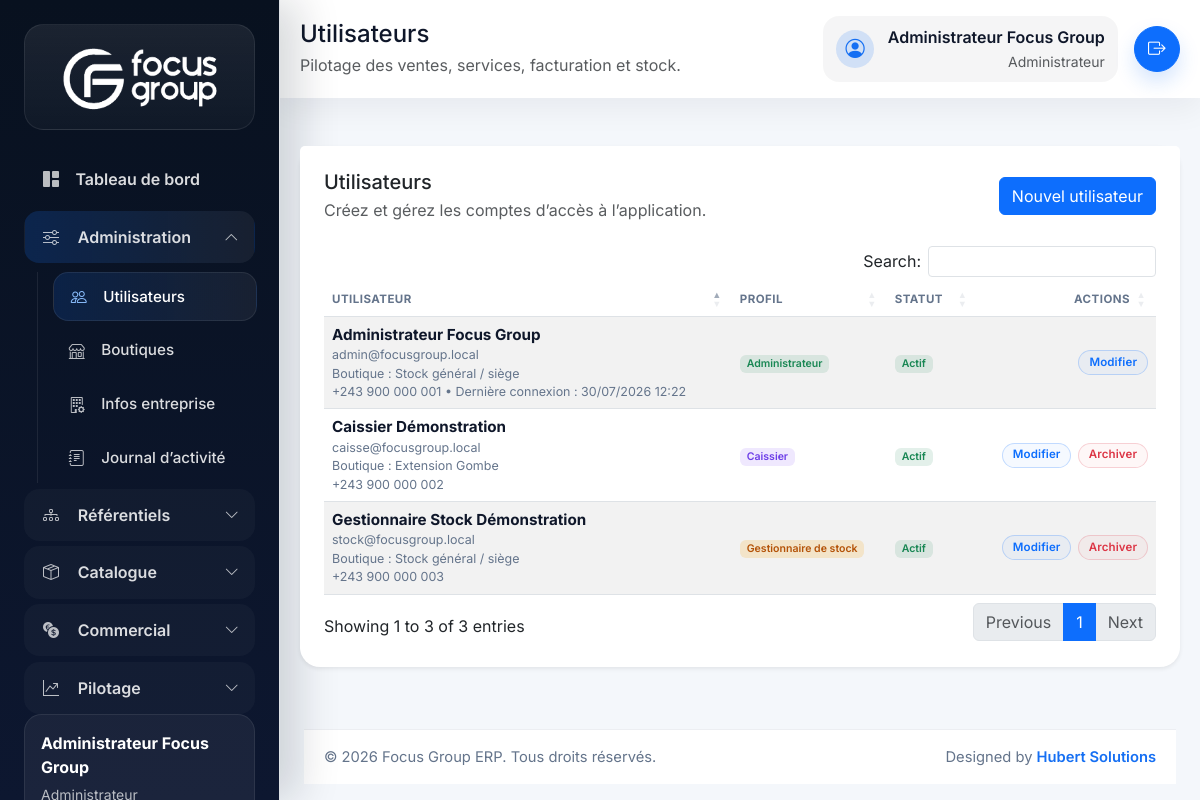
Screenshot of /index.php/users (signed in) with the database file from the repository.
### tables this page shows
CREATE TABLE users (
    id BIGINT UNSIGNED AUTO_INCREMENT PRIMARY KEY,
    role_id BIGINT UNSIGNED NOT NULL,
    shop_id BIGINT UNSIGNED NULL,
    full_name VARCHAR(150) NOT NULL,
    email VARCHAR(150) NOT NULL UNIQUE,
    phone VARCHAR(30) NULL,
    password VARCHAR(255) NOT NULL,
    avatar VARCHAR(255) NULL,
    is_active TINYINT(1) NOT NULL DEFAULT 1,
    last_login_at DATETIME NULL,
    deleted_at DATETIME NULL,
    created_at DATETIME NOT NULL DEFAULT CURRENT_TIMESTAMP,
    updated_at DATETIME NOT NULL DEFAULT CURRENT_TIMESTAMP ON UPDATE CURRENT_TIMESTAMP,
    CONSTRAINT fk_users_role FOREIGN KEY (role_id) REFERENCES roles(id),
    CONSTRAINT fk_users_shop FOREIGN KEY (shop_id) REFERENCES shops(id)
);

CREATE TABLE roles (
    id BIGINT UNSIGNED AUTO_INCREMENT PRIMARY KEY,
    code VARCHAR(50) NOT NULL UNIQUE,
    name VARCHAR(100) NOT NULL,
    description VARCHAR(255) NULL,
    created_at DATETIME NOT NULL DEFAULT CURRENT_TIMESTAMP
);

CREATE TABLE shops (
    id BIGINT UNSIGNED AUTO_INCREMENT PRIMARY KEY,
    code VARCHAR(30) NOT NULL UNIQUE,
    name VARCHAR(150) NOT NULL,
    manager_name VARCHAR(150) NULL,
    phone VARCHAR(50) NULL,
    address TEXT NULL,
    city VARCHAR(100) NULL,
    is_active TINYINT(1) NOT NULL DEFAULT 1,
    deleted_at DATETIME NULL,
    created_at DATETIME NOT NULL DEFAULT CURRENT_TIMESTAMP,
    updated_at DATETIME NOT NULL DEFAULT CURRENT_TIMESTAMP ON UPDATE CURRENT_TIMESTAMP
);

### app/Views/users/index.php (the view, shortened to what the rows shown need)
<div class="card border-0 shadow-sm">
    <div class="card-body px-4 pb-4">
        <div class="table-responsive">
            <table class="table table-striped align-middle js-datatable">
                <thead>
                    <tr>
                        <th>Utilisateur</th>
                        <th>Profil</th>
                        <th>Statut</th>
                        <th class="text-end">Actions</th>
                    </tr>
                </thead>
                <tbody>
                    <?php foreach ($users as $user): ?>
                        <tr>
                            <td>
                                <div class="table-cell-stack">
                                    <div class="table-cell-main"><?= e($user['full_name']); ?></div>
                                    <div class="table-cell-meta"><?= e($user['email']); ?></div>
                                    <div class="table-cell-meta">Boutique : <?= e($user['shop_name'] ?: 'Stock général / siège'); ?></div>
                                    <div class="table-cell-meta"><?= e($user['phone'] ?: 'Sans téléphone'); ?><?= $user['last_login_at'] ? ' • Dernière connexion : ' . e(date('d/m/Y H:i', strtotime((string) $user['last_login_at']))) : ''; ?></div>
                                </div>
                            </td>
                            <td><span class="badge <?= e(module_badge_class(in_array($user['role_code'], ['caisse', 'caissier'], true) ? 'paiements' : ($user['role_code'] === 'gestionnaire_stock' ? 'stock' : 'authentification'))); ?>"><?= e($user['role_name']); ?></span></td>
                            <td><span class="badge <?= e(status_badge_class((int) $user['is_active'] === 1 ? 'active' : 'inactive')); ?>"><?= (int) $user['is_active'] === 1 ? 'Actif' : 'Inactif'; ?></span></td>
                            <td class="text-end">
                                <div class="table-actions">
                                    <a href="<?= e(url('/users/edit?id=' . $user['id'])); ?>" class="btn btn-sm btn-outline-primary table-action-btn">Modifier</a>
                                    <?php if ((int) (\App\Core\Auth::id() ?? 0) !== (int) $user['id']): ?>
                                        <form method="post" action="<?= e(url('/users/delete')); ?>" onsubmit="return confirm('Archiver cet utilisateur ?');">
                                            <button type="submit" class="btn btn-sm btn-outline-danger table-action-btn">Archiver</button>
                                        </form>
                                    <?php endif; ?>
                                </div>
                            </td>
                        </tr>
                    <?php endforeach; ?>
                </tbody>
            </table>
        </div>
    </div>
</div>

### app/Views/partials/sidebar.php (shortened to what the rows shown need)
<?php
$currentUser = \App\Core\Auth::user();
?>
<aside class="sidebar border-end" id="appSidebar">
    <div class="sidebar-user mt-auto">
        <div class="sidebar-user-name"><?= e($currentUser['full_name'] ?? 'Invité'); ?></div>
        <small><?= e($currentUser['role_name'] ?? ''); ?></small>
    </div>
</aside>

### app/Views/partials/navbar.php (shortened to what the rows shown need)
<?php $currentUser = \App\Core\Auth::user(); ?>
<header class="topbar d-flex align-items-center justify-content-between mb-4">
    <div class="topbar-heading min-w-0">
        <h2 class="h4 mb-1 topbar-title"><?= e($pageTitle ?? 'Tableau de bord'); ?></h2>
    </div>
    <div class="d-flex align-items-center gap-3 flex-wrap justify-content-end topbar-actions">
        <div class="topbar-user text-start text-md-end d-none d-md-flex">
            <div>
                <div class="fw-semibold"><?= e($currentUser['full_name'] ?? ''); ?></div>
                <small class="text-muted"><?= e($currentUser['role_name'] ?? ''); ?></small>
            </div>
        </div>
    </div>
</header>

### rows the page displays
users: full_name "Administrateur Focus Group", email "admin@focusgroup.local", shop_name "Stock général / siège", phone "+243 900 000 001", last_login_at "30/07/2026 12:22", role.name "Administrateur", is_active "Actif"
roles: name "Administrateur"
users: full_name "Gestionnaire Stock Démonstration", email "stock@focusgroup.local", shop_name "Stock général / siège", phone "+243 900 000 003", role.name "Gestionnaire de stock", is_active "Actif"
users: full_name "Caissier Démonstration", email "caisse@focusgroup.local", shop.name "Extension Gombe", phone "+243 900 000 002", role.name "Caissier", is_active "Actif"

### other values shown
$pageTitle "Utilisateurs"
app_scope_description() "Pilotage des ventes, services, facturation et stock."
config('app.name') "Focus Group ERP"
